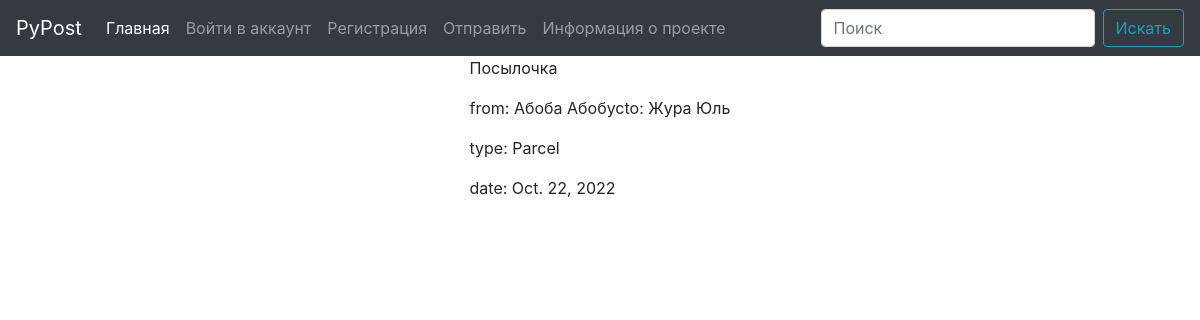
/detail/1, run on the app's committed database.
### postapp/models.py (models this page shows, shortened)
class PostalItem(models.Model):
    id = models.AutoField(primary_key=True, unique=True)
    name = models.CharField(max_length=100, null=True)
    sender = models.ForeignKey(Customer, related_name='senders', on_delete=models.CASCADE)
    receiver = models.ForeignKey(Customer, related_name='receivers', on_delete=models.CASCADE)
    departure_date = models.DateField(auto_now_add=True)
    type = models.CharField(max_length=9, choices=CHOICES)
    class Meta:
        db_table = 'postal_item'
        ordering = ['-departure_date']

class Customer(models.Model):
    id = models.AutoField(primary_key=True, unique=True)
    user = models.ForeignKey(User, related_name="customers", on_delete=models.CASCADE)
    first_name = models.CharField(max_length=50)
    last_name = models.CharField(max_length=50)
    adress = models.CharField(max_length=50)
    index = models.CharField(max_length=6)
    class Meta:
        db_table = 'customer'
        ordering = ['first_name', 'last_name']
    def __str__(self):
        return f"{self.first_name} {self.last_name}"

### postapp/views.py (the view)
# urls.py: path('detail/<int:pk>', views.PostalItemDetail.as_view(), name="detail"),
class PostalItemDetail(View):
    template_name = 'detail.html'
    def get(self, request, pk, *args, **kwargs):
        return render(request, self.template_name,
        {'item': get_object_or_404(PostalItem, pk=pk)})

### templates/detail.html
{% extends 'base.html' %}
{% load bootstrap5 %}
{%block content%}
    <div class='row justify-content-center'>
        <div class="grid">
            <div class="row">
                <p>{{item.name}}</p>
            </div>
            <div class="row">
                <p>from: {{item.sender}}</p>
                <p>to: {{item.receiver}}</p>
            </div>
            <div class="row">
                <p>type: {{item.get_type_display}}</p>
            </div>
            <div class="row">
                <p>date: {{item.departure_date}}</p>
            </div>
        </div>
    </div>
{%endblock content%}

### data on the page
PostalItem: name "Посылочка", sender "Абоба Абобус", receiver "Жура Юль", type "Parcel", departure_date "Oct. 22, 2022"
